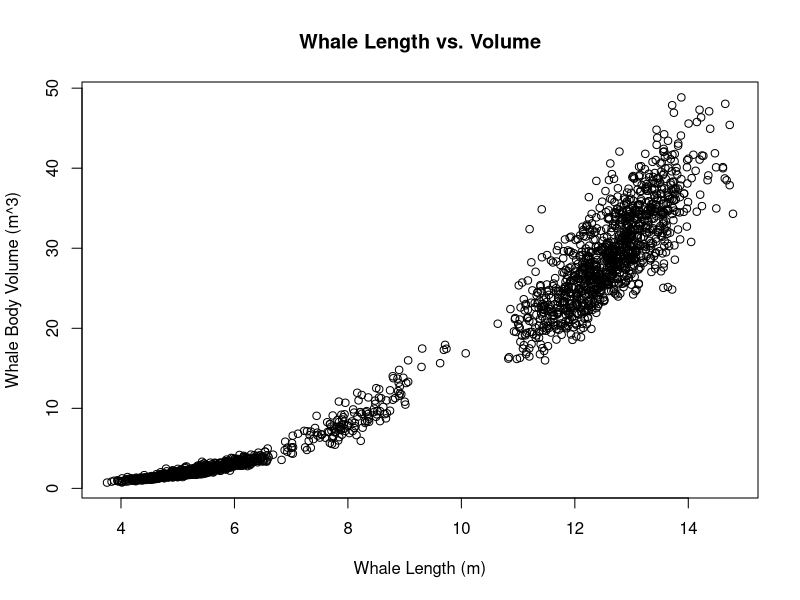
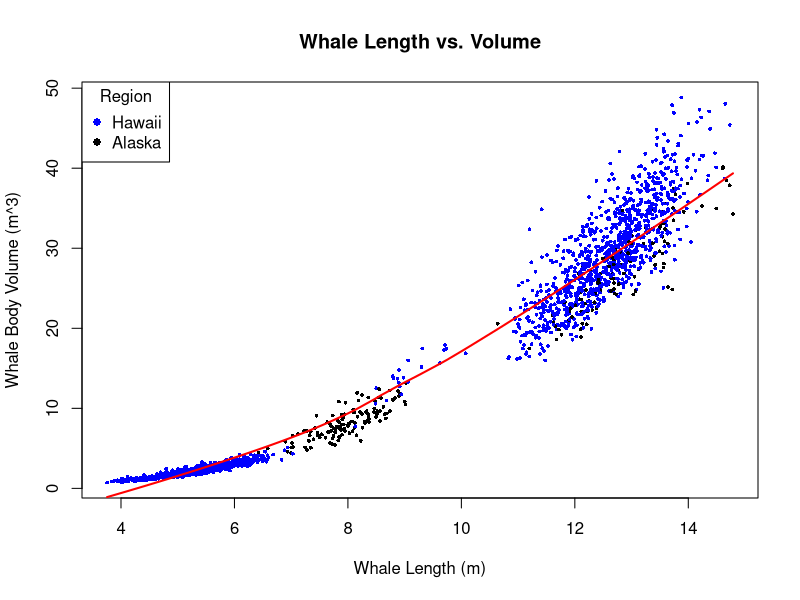
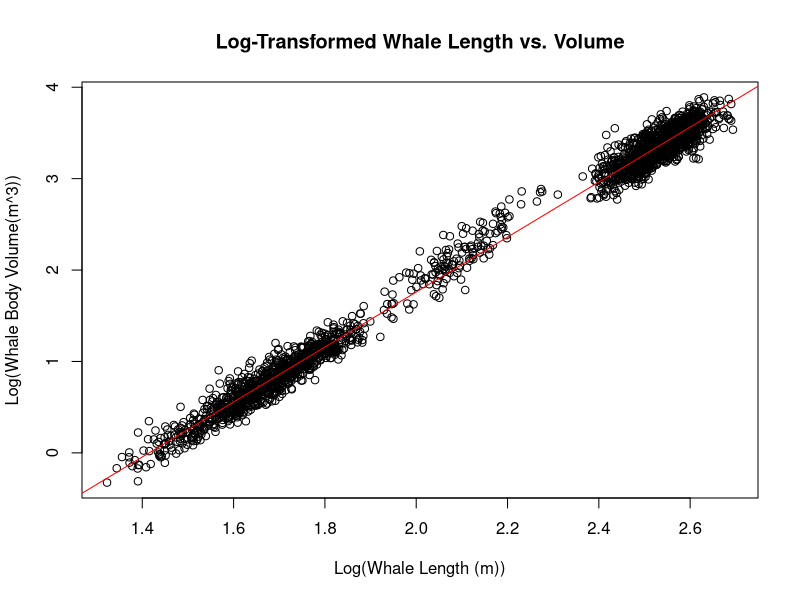
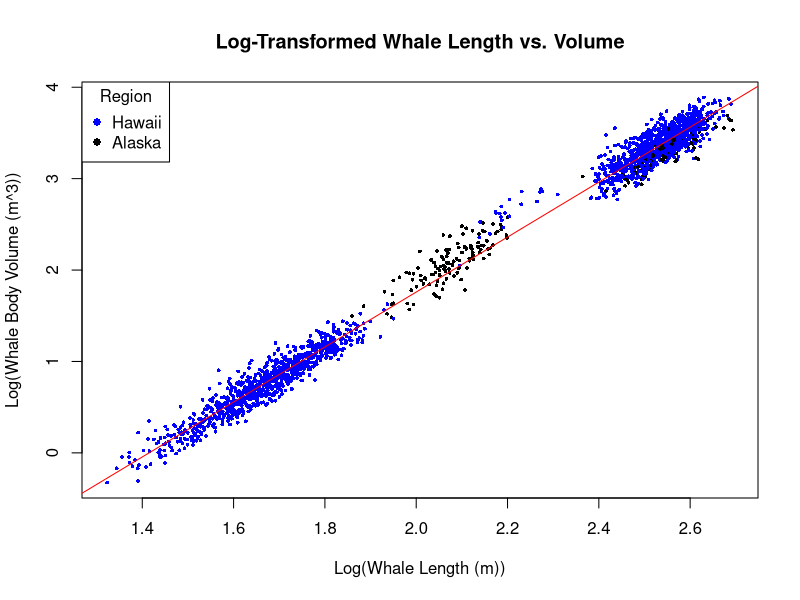
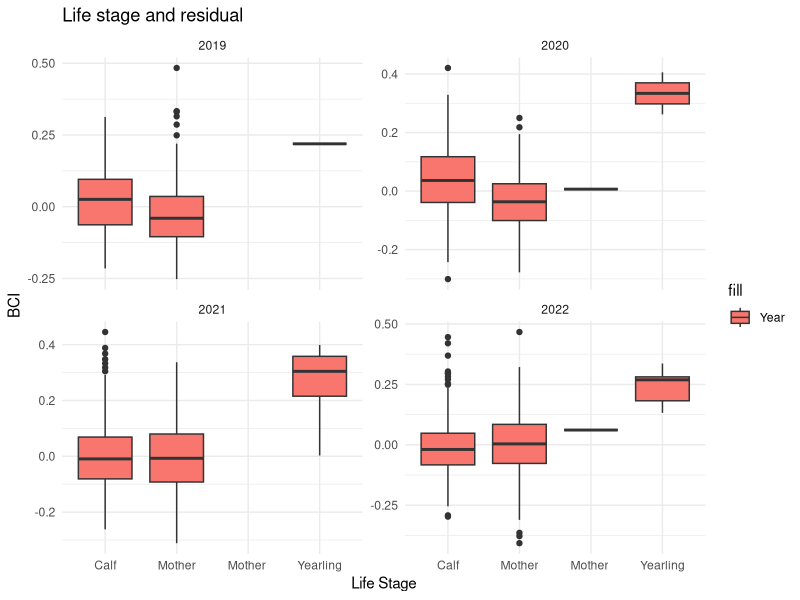
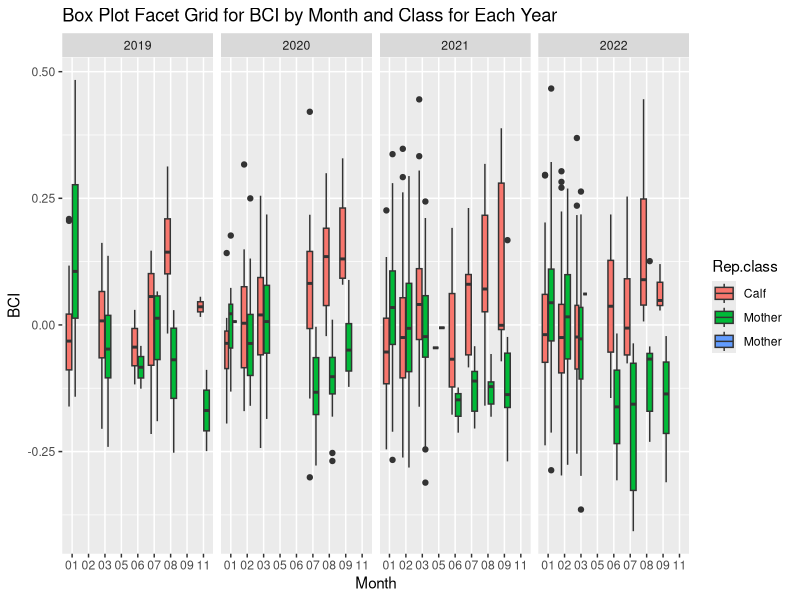
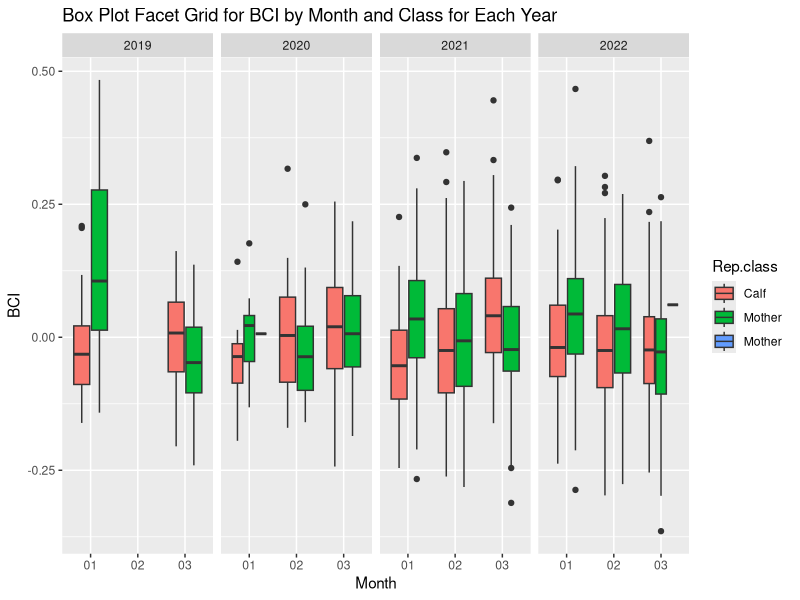

Recreate these plots in R, in order. (Note: this script raises an error after producing the figures.)
###Create regression###
whales <- read.csv("Lewis_Raw_Sheet.csv")
model <- lm(Volume.m3 ~ Total.length.m, data = whales)
model
whale_plot <- plot(whales$Total.length.m, whales$Volume.m3, main = "Whale Length vs. Volume", 
     xlab = "Whale Length (m)", ylab = "Whale Body Volume (m^3)")
summary_result <- summary(model)
summary_result
r_squared <- summary_result$r.squared
r_squared

# Plot with points of different colors based on Region
colors <- ifelse(whales$Region == "HI", "blue", "black")
whale_plot <- plot(
  whales$Total.length.m, whales$Volume.m3,
  main = "Whale Length vs. Volume",
  xlab = "Whale Length (m)", ylab = "Whale Body Volume (m^3)",
  col = colors, pch = 16, cex = 0.5
)
whale_plot
smoothed_data <- lowess(whales$Total.length.m, whales$Volume.m3)
lines(smoothed_data, col = "red", lwd = 2)
legend("topleft", legend = c("Hawaii", "Alaska"), col = c("blue", "black"), pch = 16, cex = 1, title = "Region")

###Transform Data###
whales$log_length <- log(whales$Total.length.m)
whales$log_volume <- log(whales$Volume.m3)
log_regression <- lm(log_volume ~ log_length, data = whales)
plot(whales$log_length, whales$log_volume, main = "Log-Transformed Whale Length vs. Volume", 
     xlab = "Log(Whale Length (m))", ylab = "Log(Whale Body Volume(m^3))")
abline(log_regression, col = "red")
summary_result_log <- summary(log_regression)
summary_result_log
r_squared_log <- summary_result_log$r.squared
r_squared_log

# Plot with points of different colors based on Region
colors <- ifelse(whales$Region == "HI", "blue", "black")
whale_plot <- plot(
  whales$log_length, whales$log_volume,
  main = "Log-Transformed Whale Length vs. Volume",
  xlab = "Log(Whale Length (m))", ylab = "Log(Whale Body Volume (m^3))",
  col = colors, pch = 16, cex = 0.5
)
whale_plot
legend("topleft", legend = c("Hawaii", "Alaska"), col = c("blue", "black"), pch = 16, cex = 1, title = "Region")
abline(log_regression, col = "red")
summary_result_log <- summary(log_regression)
summary_result_log
r_squared_log <- summary_result_log$r.squared
r_squared_log

###Calculating residuals###
residuals_vector <- residuals(log_regression)
residuals_vector
residual_variance <- var(residuals_vector)
residual_variance
whales$BCI <- residuals_vector
head(whales)

###Create month column###
library(dplyr)
whales <- whales %>%
  mutate(Date = as.Date(paste(Year, DOY, sep = "-"), format = "%Y-%j"))
whales <- whales %>%
  mutate(Month = format(Date, "%m"))
avg_bv_per_month <- whales %>%
  group_by(Year, Month, Rep.class) %>%
  summarise(Avg_BV = mean(Volume.m3))
print(avg_bv_per_month)


###Create a facet grid###
library(ggplot2)
whale_grid <- ggplot(whales, aes(x = Rep.class, y = BCI, fill = "Year")) +
  geom_boxplot() +
  facet_wrap(~Year, scales = "free_y") +
  labs(title = "Life stage and residual",
       x = "Life Stage",
       y = "BCI") +
  theme_minimal()
whale_grid

###Facet grid with month###
#omit yearling#
whales_filtered1 <- whales %>%
  filter(Rep.class != "Yearling")
ggplot(whales_filtered1, aes(x = Month, y = BCI, fill = Rep.class)) +
  geom_boxplot() +
  facet_grid(~Year) +
  labs(x = "Month", y = "BCI", fill = "Rep.class") +
  ggtitle("Box Plot Facet Grid for BCI by Month and Class for Each Year")

###Facet grid with month 1,2, and 3###
whales_subset <- whales %>% filter(Month %in% c("01", "02", "03"))
whales_filtered <- whales_subset %>%
  filter(Rep.class != "Yearling")
ggplot(whales_filtered, aes(x = as.factor(Month), y = BCI, fill = Rep.class)) +
  geom_boxplot() +
  facet_grid(~Year) +
  labs(x = "Month", y = "BCI", fill = "Rep.class") +
  ggtitle("Box Plot Facet Grid for BCI by Month and Class for Each Year")

###Perform a t-test to compare BCI of calf and mother###
t_test_result <- t.test(BCI ~ Rep.class, data = whales_filtered1)
print(t_test_result)

#T-test for Hawaii
t_test_hawaii <- t.test(BCI ~ Rep.class, data = whales_filtered1[whales_filtered1$Region == "HI", ])
print("T-Test for Hawaii:")
print(t_test_hawaii)

#T-test for Alaska
t_test_alaska <- t.test(BCI ~ Rep.class, data = whales_filtered1[whales_filtered1$Region == "AK", ])
print("T-Test for Alaska:")
print(t_test_alaska)

###Creating a time series plot###
rm(list=ls())
##TIME SERIES
library(dplyr)

##First, find the average BV of calves and mothers per month
#convert year and DOY to date format
###make avg per month
whales <- whales %>%
  mutate(Date = as.Date(paste(Year, DOY, sep = "-"), format = "%Y-%j"))

# Extract month from the date
whales <- whales %>%
  mutate(Month = format(Date, "%m"))

# Group by Year, Month, and class, then calculate the average body volume
avg_bv_per_month <- whales %>%
  group_by(Year, Month, Rep.class) %>%
  summarise(Avg_BV = mean(BV))

# View the resulting dataset with average body volume per month for each year and Rep.class
print(avg_bv_per_month)


##NEXT, prepare data by excluding yearling class to focus on mothers and calves,
#then group by year, month and class to calculate avg body volume for each year

# Exclude 'yearling' class
whales_filtered <- whales %>%
  filter(Rep.class != "Yearling")

# Group by Year, Month, and Rep.class, then calculate the average BCI
avg_BCI_per_month <- whales_filtered %>%
  group_by(Year, Month, Rep.class) %>%
  summarise(Avg_BCI = mean(BCI))

# Plotting for each year
for (year in 2019:2022) {
  # Subset data for the current year
  year_data <- avg_BCI_per_month %>%
    filter(Year == year) %>%
    filter(Rep.class != "Yearling")  # Filter out 'yearling' within each year
  
  # Plotting average body volume over months for each Rep.class
  ggplot(year_data, aes(x = as.numeric(Month), y = Avg_BCI, group = Rep.class, color = Rep.class)) +
    geom_line() +
    labs(title = paste("Average Body Volume Over Months for Whales in", year),
         x = "Month", y = "Average BCI") +
    scale_x_continuous(breaks = 1:12, labels = month.abb) +
    theme_minimal() +
    theme(legend.position = "bottom")
  
  # You can save the plot here or use any preferred method to display it
  # ggsave(filename = paste("Avg_BV_over_months_", year, ".png"), plot = last_plot())
}
print(last_plot())

# Convert 'Year' and 'Month' to numeric for plotting
avg_BCI_per_month <- avg_BCI_per_month %>%
  mutate(Year = as.numeric(Year),
         Month = as.numeric(Month))

# Filter data for year 2019
data_2019 <- avg_BCI_per_month %>%
  filter(Year == 2019)

# Plotting for 2019
ggplot(data_2019, aes(x = Month, y = Avg_BCI, group = Rep.class, color = Rep.class)) +
  geom_line() +
  labs(title = "Average BCI Over Months for Whales in 2019",
       x = "Month", y = "Average BCI") +
  scale_x_continuous(breaks = 1:12, labels = month.abb) +
  theme_minimal() +
  theme(legend.position = "bottom")

# Filter data for year 2020
data_2020 <- avg_BCI_per_month %>%
  filter(Year == 2020)

# Plotting for 2020
ggplot(data_2020, aes(x = Month, y = Avg_BCI, group = Rep.class, color = Rep.class)) +
  geom_line() +
  labs(title = "Average BCI Over Months for Whales in 2020",
       x = "Month", y = "Average BCI") +
  scale_x_continuous(breaks = 1:12, labels = month.abb) +
  theme_minimal() +
  theme(legend.position = "bottom")


# Filter data for year 2021
data_2021 <- avg_BCI_per_month %>%
  filter(Year == 2021)

# Plotting for 2021
ggplot(data_2021, aes(x = Month, y = Avg_BCI, group = Rep.class, color = Rep.class)) +
  geom_line() +
  labs(title = "Average BCI Over Months for Whales in 2021",
       x = "Month", y = "Average BCI") +
  scale_x_continuous(breaks = 1:12, labels = month.abb) +
  theme_minimal() +
  theme(legend.position = "bottom")


# Filter data for year 2022

data_2022 <- avg_BCI_per_month %>%
  filter(Year == 2022)

# Plotting for 2022
ggplot(data_2022, aes(x = Month, y = Avg_BCI, group = Rep.class, color = Rep.class)) +
  geom_line() +
  labs(title = "Average BCI Over Months for Whales in 2019",
       x = "Month", y = "Average BCI") +
  scale_x_continuous(breaks = 1:12, labels = month.abb) +
  theme_minimal() +
  theme(legend.position = "bottom")




# Filter data for years 2019 to 2022
data_years <- avg_BCI_per_month %>%
  filter(Year %in% c(2019, 2020, 2021, 2022))

# Plotting for all years in one panel
ggplot(data_years, aes(x = Month, y = Avg_BCI, group = Rep.class, color = Rep.class)) +
  geom_line() +
  labs(title = "Average  Over BCI for Whales (2019-2022)",
       x = "Month", y = "Average BCI") +
  scale_x_continuous(breaks = 1:12, labels = month.abb) +
  facet_wrap(~Year, scales = "free") +
  theme_minimal() +
  theme(legend.position = "bottom")
